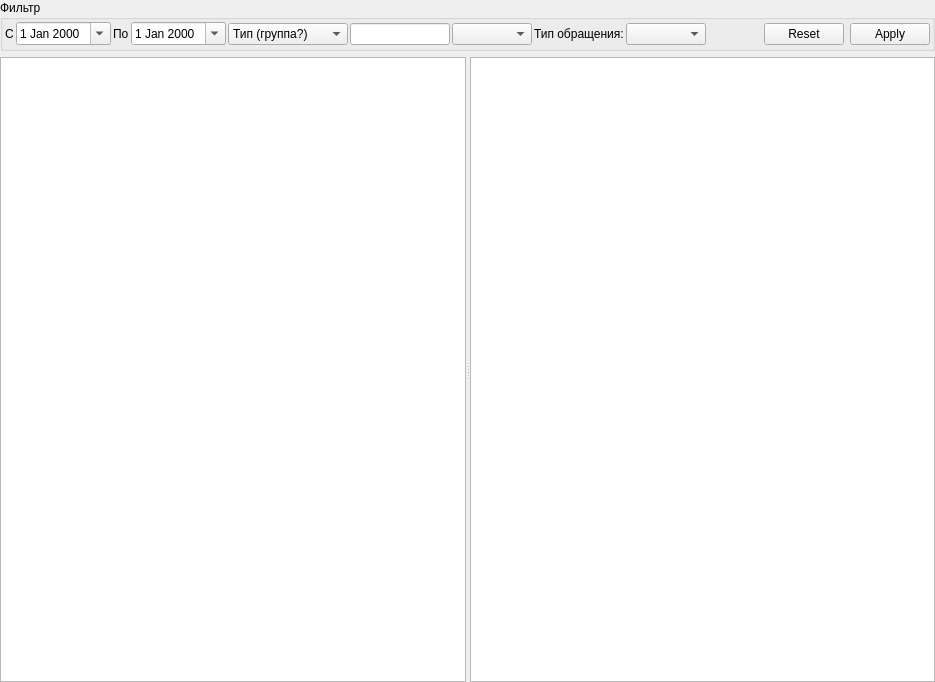
         <widget class="QWidget" name="scrollAreaWidgetContents_5">
          <property name="geometry">
           <rect>
            <x>0</x>
            <y>0</y>
            <width>935</width>
            <height>682</height>
           </rect>
          </property>
          <layout class="QVBoxLayout" name="verticalLayout_11">
           <property name="margin">
            <number>0</number>
           </property>
           <item>
            <widget class="QGroupBox" name="frmAmbCardMiscFilter">
             <property name="sizePolicy">
              <sizepolicy hsizetype="Preferred" vsizetype="Minimum">
               <horstretch>0</horstretch>
               <verstretch>0</verstretch>
              </sizepolicy>
             </property>
             <property name="title">
              <string>Фильтр</string>
             </property>
             <layout class="QHBoxLayout" name="horizontalLayout_8">
              <property name="spacing">
               <number>2</number>
              </property>
              <property name="margin">
               <number>2</number>
              </property>
              <item>
               <widget class="QLabel" name="lblAmbCardMiscBegDate">
                <property name="text">
                 <string>С</string>
                </property>
               </widget>
              </item>
              <item>
               <widget class="CDateEdit" name="edtAmbCardMiscBegDate">
                <property name="calendarPopup">
                 <bool>true</bool>
                </property>
               </widget>
              </item>
              <item>
               <widget class="QLabel" name="lblAmbCardMiscEndDate">
                <property name="text">
                 <string>По</string>
                </property>
               </widget>
              </item>
              <item>
               <widget class="CDateEdit" name="edtAmbCardMiscEndDate">
                <property name="calendarPopup">
                 <bool>true</bool>
                </property>
               </widget>
              </item>
              <item>
               <widget class="CActionTypeComboBox" name="cmbAmbCardMiscGroup">
                <property name="minimumSize">
                 <size>
                  <width>120</width>
                  <height>0</height>
                 </size>
                </property>
                <item>
                 <property name="text">
                  <string>Тип (группа?)</string>
                 </property>
                </item>
               </widget>
              </item>
              <item>
               <widget class="QLineEdit" name="edtAmbCardMiscOffice">
                <property name="sizePolicy">
                 <sizepolicy hsizetype="Maximum" vsizetype="Fixed">
                  <horstretch>0</horstretch>
                  <verstretch>0</verstretch>
                 </sizepolicy>
                </property>
                <property name="minimumSize">
                 <size>
                  <width>60</width>
                  <height>0</height>
                 </size>
                </property>
                <property name="maximumSize">
                 <size>
                  <width>100</width>
                  <height>16777215</height>
                 </size>
                </property>
                <property name="maxLength">
                 <number>10</number>
                </property>
                <property name="readOnly">
                 <bool>false</bool>
                </property>
               </widget>
              </item>
              <item>
               <widget class="COrgStructureComboBox" name="cmbAmbCardMiscOrgStructure">
                <property name="sizePolicy">
                 <sizepolicy hsizetype="Expanding" vsizetype="Fixed">
                  <horstretch>0</horstretch>
                  <verstretch>0</verstretch>
                 </sizepolicy>
                </property>
                <property name="minimumSize">
                 <size>
                  <width>80</width>
                  <height>0</height>
                 </size>
                </property>
               </widget>
              </item>
              <item>
               <widget class="QLabel" name="label_4">
                <property name="text">
                 <string>Тип обращения:</string>
                </property>
               </widget>
              </item>
              <item>
               <widget class="CRBMultiComboBox" name="cmbAmbCardMiscEventType">
                <property name="sizePolicy">
                 <sizepolicy hsizetype="Expanding" vsizetype="Fixed">
                  <horstretch>0</horstretch>
                  <verstretch>0</verstretch>
                 </sizepolicy>
                </property>
                <property name="minimumSize">
                 <size>
                  <width>80</width>
                  <height>0</height>
                 </size>
                </property>
               </widget>
              </item>
              <item>
               <spacer>
                <property name="orientation">
                 <enum>Qt::Horizontal</enum>
                </property>
                <property name="sizeHint" stdset="0">
                 <size>
                  <width>16</width>
                  <height>24</height>
                 </size>
                </property>
               </spacer>
              </item>
              <item>
               <widget class="QDialogButtonBox" name="cmdAmbCardMiscButtonBox">
                <property name="sizePolicy">
                 <sizepolicy hsizetype="Maximum" vsizetype="Fixed">
                  <horstretch>0</horstretch>
                  <verstretch>0</verstretch>
                 </sizepolicy>
                </property>
                <property name="orientation">
                 <enum>Qt::Horizontal</enum>
                </property>
                <property name="standardButtons">
                 <set>QDialogButtonBox::Apply|QDialogButtonBox::Reset</set>
                </property>
               </widget>
              </item>
             </layout>
            </widget>
           </item>
           <item>
            <widget class="QFrame" name="frmAmbCardMiscAction">
             <property name="sizePolicy">
              <sizepolicy hsizetype="Preferred" vsizetype="Expanding">
               <horstretch>0</horstretch>
               <verstretch>0</verstretch>
              </sizepolicy>
             </property>
             <property name="frameShape">
              <enum>QFrame::NoFrame</enum>
             </property>
             <property name="frameShadow">
              <enum>QFrame::Raised</enum>
             </property>
             <layout class="QHBoxLayout" name="horizontalLayout_9">
              <property name="spacing">
               <number>0</number>
              </property>
              <property name="margin">
               <number>0</number>
              </property>
              <item>
               <widget class="QSplitter" name="splitterAmbCardMiscAction">
                <property name="orientation">
                 <enum>Qt::Horizontal</enum>
                </property>
                <widget class="CTableView" name="tblAmbCardMiscActions">
                 <property name="minimumSize">
                  <size>
                   <width>0</width>
                   <height>200</height>
                  </size>
                 </property>
                </widget>
                <widget class="QTextBrowser" name="txtAmbCardMiscBrowser"/>
               </widget>
              </item>
             </layout>
            </widget>
           </item>
          </layout>
         </widget>
